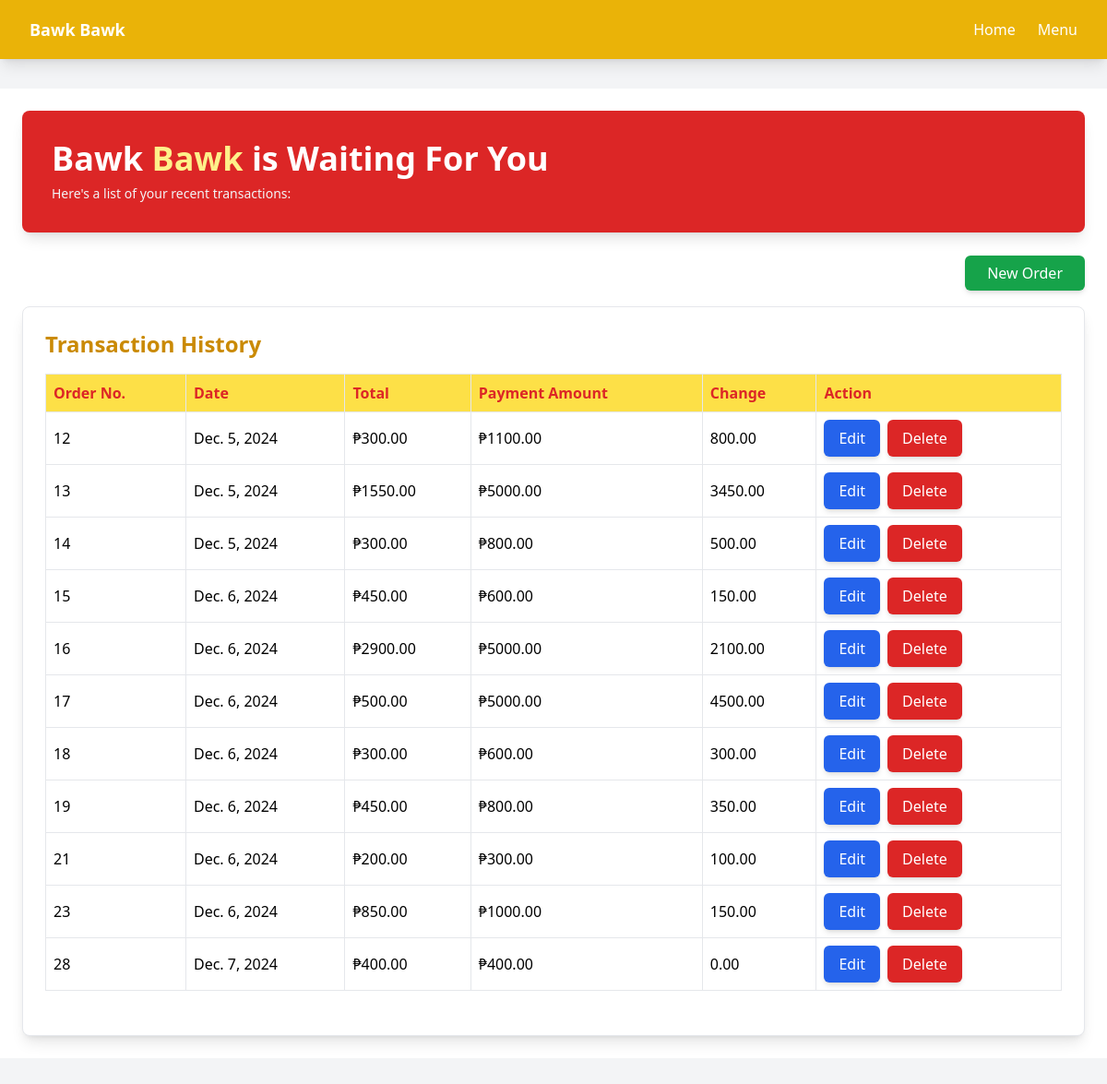
The app's page /, older data.
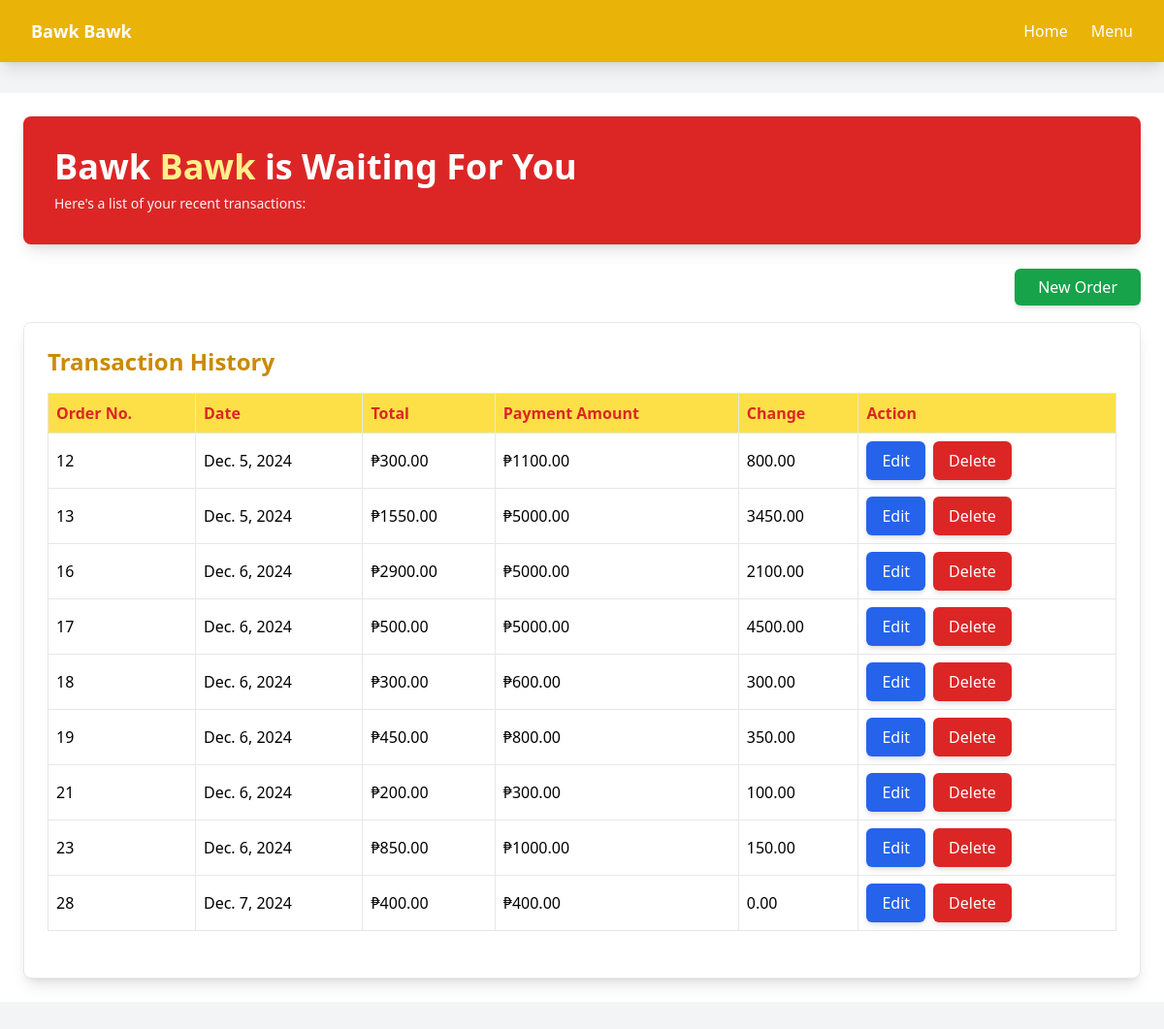
The same page, newer data.
### sales_list/models.py (models this page shows, shortened)
class OrderSummary(models.Model):
    date = models.DateField(default=now)
    payment_amount = models.DecimalField(max_digits=10, decimal_places=2)
    def __str__(self):
        return str(self.id)
    @property
    def order_total(self):
        orderdetails = self.orderdetail_set.all()
        total = sum([details.total_price for details in orderdetails])
        return total
    @property
    def change(self):
        orderdetails = self.orderdetail_set.all()
        total = sum([details.total_price for details in orderdetails])
        change = self.payment_amount - total
        if total > self.payment_amount:
            return "Insufficient Amount!"
        elif self.payment_amount >= total:
            return change

class OrderDetail(models.Model):
    quantity = models.PositiveIntegerField()
    menu_item = models.ForeignKey(MenuItem, on_delete=models.CASCADE, blank=True, null=True)
    order_summary = models.ForeignKey(OrderSummary, on_delete=models.SET_NULL, blank=True, null=True)
    @property
    def total_price(self):
        return self.menu_item.price * self.quantity

class MenuItem(models.Model):
    name = models.CharField(max_length=255)
    price = models.DecimalField(max_digits=10, decimal_places=2)

### sales_list/views.py (the view)
# urls.py: path('', sales.home, name='home'),
def home(request):
    order_summary = OrderSummary.objects.all()
    all_items = MenuItem.objects.all()
    all_order_items = OrderDetail.objects.all()
    if request.method == 'POST':
        form = MenuForm(request.POST or None)
        if form.is_valid():
            form.save()
    print(order_summary)
    context = {
        'order_summary': order_summary,
        'all_items': all_items,
        'all_order_items': all_order_items,
    }
    return render(request, 'home.html', context)

### sales_list/templates/home.html
{% extends 'base.html' %}
{% load static %}
{% block content %}
<div class="bg-white p-6">
    <div class="bg-red-600 text-white p-8 mb-8 rounded-lg shadow-lg">
        <div class="flex justify-between items-center">
            <div>
                <h1 class="text-4xl font-bold mb-2">Bawk <span class="text-yellow-200">Bawk</span> is Waiting For You</h1>
                <p class="text-sm text-gray-100">Here's a list of your recent transactions:</p>
            </div>
        </div>
    </div>
    <div class="text-right mb-6">
        <a href="{% url 'create_new_order' %}" class="px-6 py-2 bg-green-600 text-white rounded-md shadow-md hover:bg-green-700">
            New Order
        </a>
    </div>
    <div class="bg-white border rounded-lg shadow-lg p-6">
        <h2 class="text-2xl font-semibold text-yellow-600 mb-4">Transaction History</h2>
        {% if order_summary %}
        <table class="min-w-full table-auto border-collapse border border-gray-300 mb-6">
            <thead class="bg-yellow-300">
                <tr>
                    <th class="border p-2 text-left text-red-600">Order No.</th>
                    <th class="border p-2 text-left text-red-600">Date</th>
                    <th class="border p-2 text-left text-red-600">Total</th>
                    <th class="border p-2 text-left text-red-600">Payment Amount</th>
                    <th class="border p-2 text-left text-red-600">Change</th>
                    <th class="border p-2 text-left text-red-600">Action</th>
                </tr>
            </thead>
            <tbody>
                {% for order in order_summary %}
                <tr class="hover:bg-yellow-100">
                    <td class="border p-2">{{ order.id }}</td>
                    <td class="border p-2">{{ order.date }}</td>
                    <td class="border p-2">₱{{ order.order_total }}</td>
                    <td class="border p-2">₱{{ order.payment_amount }}</td>
                    <td class="border p-2">{{ order.change }}</td>
                    <td class="border p-2">
                        <div class="flex space-x-2">
                            <a href="{% url 'neworder' order.id %}" class="px-4 py-2 bg-blue-600 text-white font-medium rounded-md shadow-md hover:bg-blue-700">
                                Edit
                            </a>
                            <a href="{% url 'delete_order_summary' order.id %}" class="px-4 py-2 bg-red-600 text-white font-medium rounded-md shadow-md hover:bg-red-700">
                                Delete
                            </a>
                        </div>
                    </td>
                </tr>
                {% endfor %}
            </tbody>
        </table>
        {% else %}
        <p class="text-red-600">No Orders</p>
        {% endif %}
    </div>
</div>
{% endblock %}

Row changes from the older to the newer data that the page shows:
removed OrderSummary: id "14", date "Dec. 5, 2024", order_total "300.00", payment_amount "800.00", change "500.00"
removed OrderSummary: id "15", date "Dec. 6, 2024", order_total "450.00", payment_amount "600.00", change "150.00"
